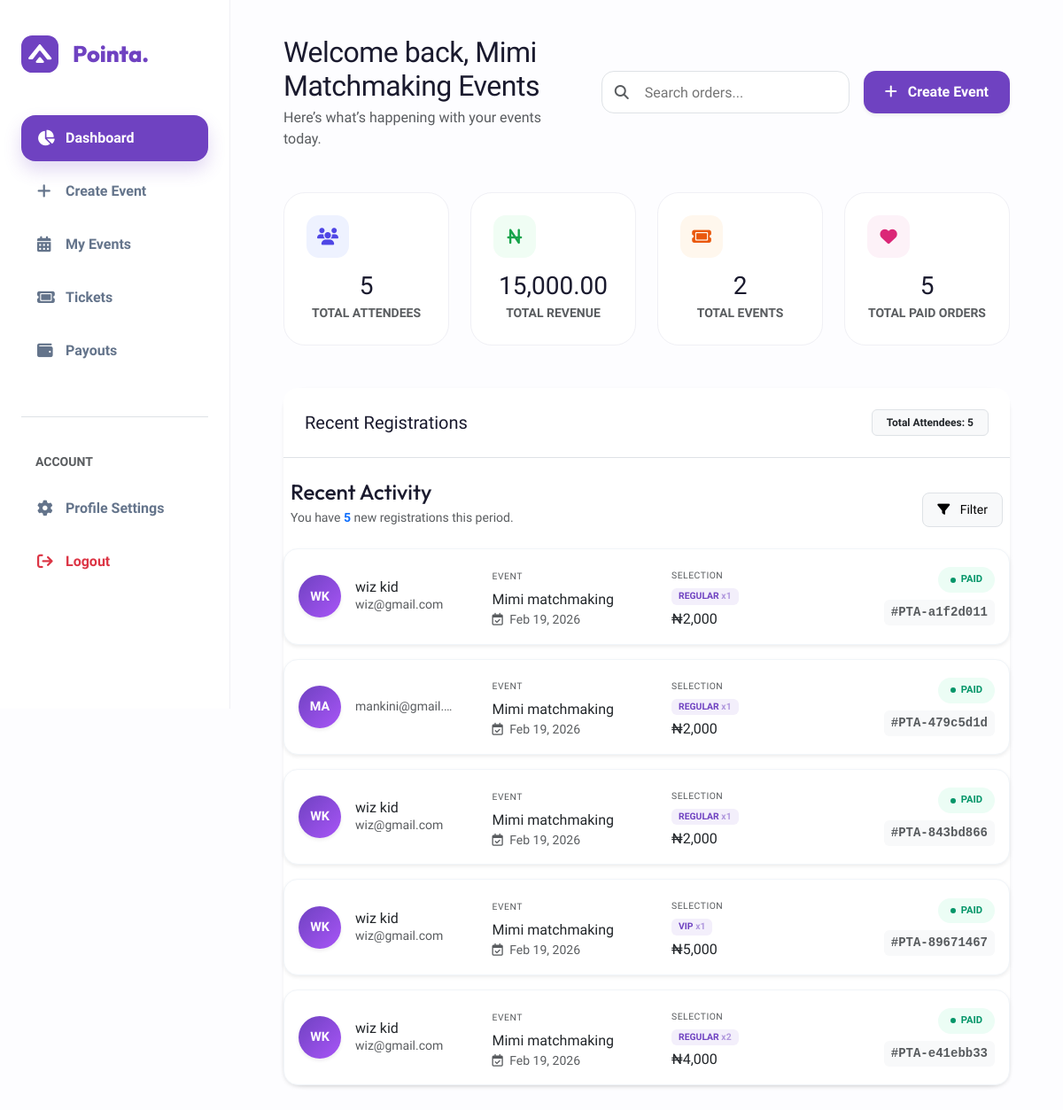
Page /organizer/dashboard/ (signed in) on the earlier database version.
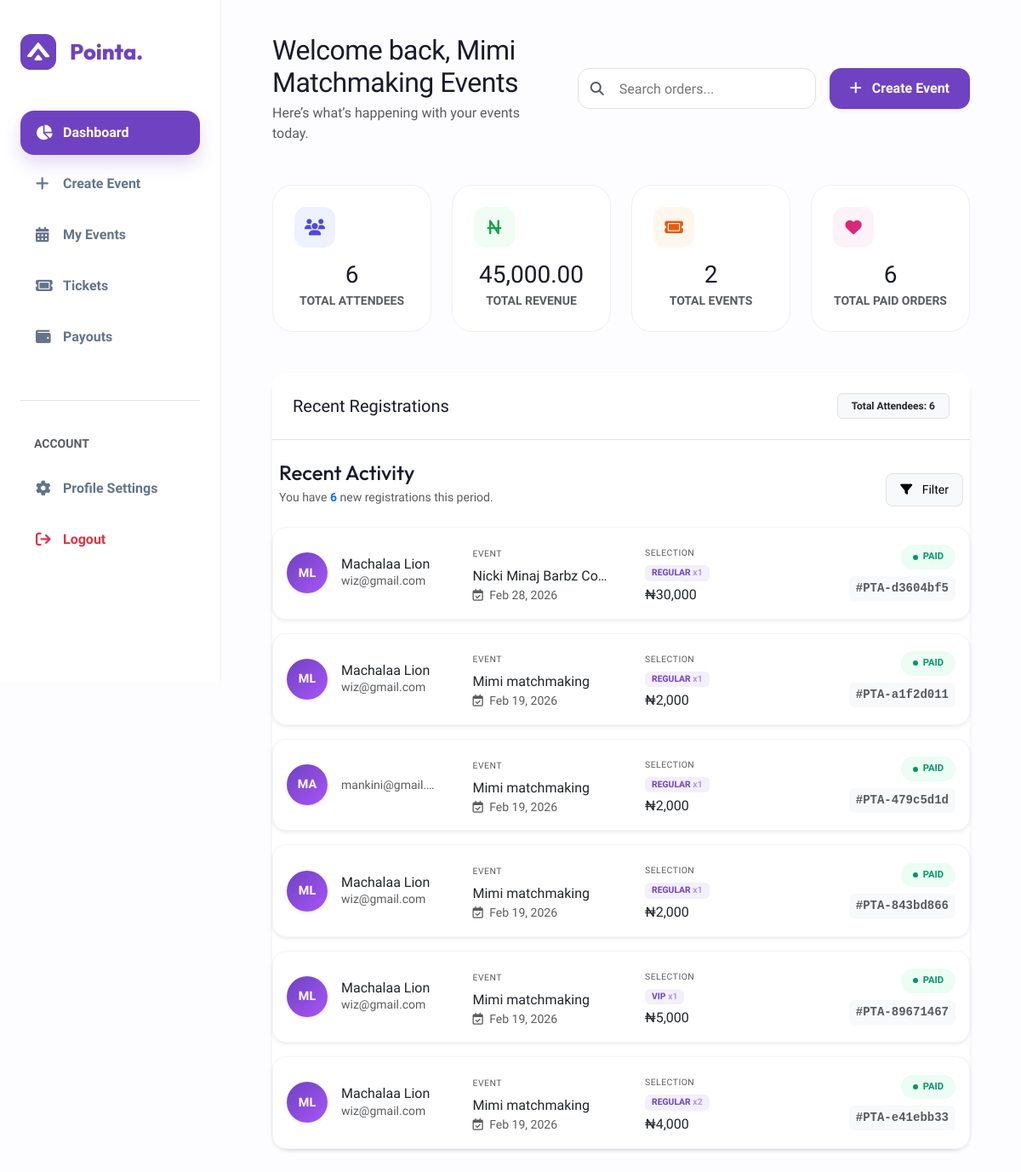
Same page on the later database version.
### events/models.py (models this page shows, shortened)
class Organizer(models.Model):
    user = models.OneToOneField(
        User,
        on_delete=models.CASCADE,
        related_name="organizer"
    )
    organization_name = models.CharField(max_length=150)
    email = models.EmailField(blank=True)
    phone = models.CharField(max_length=20, blank=True)
    bio = models.TextField(blank=True)
    verified = models.BooleanField(default=False)
    joined_at = models.DateTimeField(auto_now_add=True)

class Order(models.Model):
    user = models.ForeignKey(User, on_delete=models.CASCADE)
    event = models.ForeignKey(Event, on_delete=models.CASCADE)
    total_amount = models.DecimalField(max_digits=10, decimal_places=2)
    reference = models.CharField(max_length=100, unique=True)
    STATUS_CHOICES = [
        ("pending", "Pending"),
        ("paid", "Paid"),
        ("failed", "Failed"),
    ]
    status = models.CharField(
        max_length=10,
        choices=STATUS_CHOICES,
        default="pending"
    )
    created_at = models.DateTimeField(auto_now_add=True)

class Event(models.Model):
    organizer = models.ForeignKey(
        Organizer,
        on_delete=models.CASCADE,
        related_name="events"
    )
    category = models.ForeignKey(
        Category,
        on_delete=models.SET_NULL,
        null=True,
        related_name="events"
    )
    title = models.CharField(max_length=200)
    description = models.TextField(blank=True)
    date = models.DateField()
    start_time = models.TimeField(default=datetime.time(9, 0))  # 09:00 AM
    end_time = models.TimeField(default=datetime.time(17, 0))  # 05:00 PM
    venue = models.CharField(max_length=255, blank=True)
    STATE_CHOICES = [
        ("lagos", "Lagos"),
        ("abuja", "Abuja (FCT)"),
    ]
    state = models.CharField(
        max_length=20,
        choices=STATE_CHOICES
    )
    city = models.CharField(max_length=100, blank=True)
    image = models.ImageField(
        upload_to="events/",
        blank=True,
        null=True
    )
    STATUS_CHOICES = [
        ("active", "Active"),
        ("cancelled", "Cancelled"),
        ("completed", "Completed"),
    ]
    status = models.CharField(
        max_length=10,
        choices=STATUS_CHOICES,
        default="active"
    )
    EVENT_TYPE_CHOICES = [
    ("physical", "Physical Event"),
    ("online", "Online Event"),
    ("hybrid", "Hybrid Event"),
    ]
    event_type = models.CharField(
        max_length=10,
        choices=EVENT_TYPE_CHOICES,
        default="physical"
    )
    created_at = models.DateTimeField(auto_now_add=True)
    class Meta:
        ordering = ["-created_at"]

class OrderItem(models.Model):
    order = models.ForeignKey(
        Order,
        on_delete=models.CASCADE,
        related_name="items"
    )
    ticket = models.ForeignKey(Ticket, on_delete=models.CASCADE)
    quantity = models.PositiveIntegerField()

class Ticket(models.Model):
    event = models.ForeignKey(
        Event,
        on_delete=models.CASCADE,
        related_name="tickets"
    )
    name = models.CharField(max_length=50)
    price = models.DecimalField(max_digits=10, decimal_places=2)
    quantity_available = models.PositiveIntegerField()

### events/views.py (the view)
# urls.py: path('organizer/dashboard/', views.org_dashboard, name='org_dashboard'),
@login_required(login_url='organizer_login')
def org_dashboard(request):
    try:
        org = request.user.organizer
    except Organizer.DoesNotExist:
        return redirect('organizer_login')  # redirect if user is not an organizer
    events = Event.objects.filter(organizer=org)
    orders = Order.objects.filter(event__in=events).order_by('-created_at')  # latest first
    total_events = events.count()
    total_attendees = orders.count()
    total_revenue = sum(order.total_amount for order in orders if order.status == 'paid')
    total_paid_orders = Order.objects.filter(
        event__in=events,
        status="paid"
    ).count()
    context = {
        'organizer': org,
        'events': events,
        'orders': orders,
        'total_events': total_events,
        'total_attendees': total_attendees,
        'total_revenue': total_revenue,
        'total_paid_orders': total_paid_orders,
    }
    return render(request, 'events/org_dashboard.html', context)

### events/templates/events/org_dashboard.html (shortened to what this page needs)
{%load humanize%}
<!DOCTYPE html>
<html lang="en">
<head>
    <link href="https://cdn.jsdelivr.net/npm/bootstrap@5.3.0/dist/css/bootstrap.min.css" rel="stylesheet">
    <link rel="stylesheet" href="https://cdnjs.cloudflare.com/ajax/libs/font-awesome/6.4.0/css/all.min.css">
</head>
<body>
    <aside class="sidebar">
        <div class="d-flex align-items-center gap-3 mb-5">
            <span style="font-family: 'Outfit'; font-weight: 800; font-size: 1.6rem; color: var(--pointa-purple);">Pointa.</span>
        </div>
        <nav>
            <a href="{%url 'org_dashboard'%}" class="nav-link {% if request.resolver_match.url_name == 'org_dashboard' %}active{% endif %}"><i class="fa-solid fa-chart-pie"></i> Dashboard</a>
            <a href="{%url 'create_event'%}" class="nav-link {% if request.resolver_match.url_name == 'create_event' %}active{% endif %}"><i class="fa-solid fa-plus"></i> Create Event </a>
            <a href="{%url 'my_events'%}" class="nav-link {% if request.resolver_match.url_name == 'my_events' %}active{% endif %}"><i class="fa-solid fa-calendar-days"></i> My Events</a>
            <a href="{%url 'organizer_tickets'%}" class="nav-link {% if request.resolver_match.url_name == 'organizer_tickets' %}active{% endif %}"><i class="fa-solid fa-ticket"></i> Tickets</a>
            <a href="{%url 'payout'%}" class="nav-link {% if request.resolver_match.url_name == 'payout' %}active{% endif %}"><i class="fa-solid fa-wallet"></i> Payouts</a>
            <div class="mt-5 pt-4 border-top">
                <p class="small fw-bold text-uppercase text-muted px-3 mt-3">Account</p>
                <a href="{% url 'organizer_profile' %}" class="nav-link {% if request.resolver_match.url_name == 'organizer_profile' %}active{% endif %}"><i class="fa-solid fa-gear"></i> Profile Settings</a>
                <a href="{%url 'organizer_logout'%}" class="nav-link text-danger"><i class="fa-solid fa-arrow-right-from-bracket"></i> Logout</a>
            </div>
        </nav>
    </aside>
    <main class="main-content">
        {%block content%}
        <header class="d-flex flex-column flex-md-row justify-content-between align-items-md-center mb-5 gap-4">
            <div class="flex-grow-1">
                <h2 class="fw-800 mb-1" style="letter-spacing: -0.5px;">Welcome back, {{organizer.organization_name}}</h2>
                <p class="text-muted mb-0">Here’s what’s happening with your events today.</p>
            </div>
            <div class="d-flex flex-column flex-sm-row gap-3 align-items-stretch align-items-md-center">
                <div class="position-relative" style="min-width: 280px;">
                    <i class="fa-solid fa-magnifying-glass position-absolute text-muted" style="left: 15px; top: 50%; transform: translateY(-50%);"></i>
                    <input type="text" class="search-bar border ps-5" placeholder="Search orders..." style="height: 48px; background: #fff;">
                </div>
                <a href="{% url 'create_event' %}"
                class="btn btn-create shadow-sm px-4"
                style="height: 48px;">
                 <i class="fa-solid fa-plus me-2"></i> Create Event
             </a>
            </div>
        </header>
        <div class="row g-4 mb-5">
            <div class="col-6 col-xl-3 col-md-6">
                <div class="stat-card">
                    <div class="icon-square text-center" style="background: #eef2ff; color: #4f46e5;"><i class="fa-solid fa-users text-center"></i></div>
                    <h3 class="fw-800 mb-1 text-center">{{total_attendees}}</h3>
                    <p class="text-muted small fw-bold mb-0 text-center">TOTAL ATTENDEES</p>
                </div>
            </div>
            <div class="col-6 col-xl-3 col-md-6">
                <div class="stat-card">
                    <div class="icon-square text-center" style="background: #f0fdf4; color: #16a34a;"><i class="fa-solid fa-naira-sign"></i></div>
                    <h3 class="fw-800 mb-1 text-center">{{total_revenue|intcomma}}</h3>
                    <p class="text-muted small fw-bold mb-0 text-center">TOTAL REVENUE</p>
                </div>
            </div>
            <div class="col-6 col-xl-3 col-md-6">
                <div class="stat-card">
                    <div class="icon-square text-center" style="background: #fff7ed; color: #ea580c;"><i class="fa-solid fa-ticket"></i></div>
                    <h3 class="fw-800 mb-1 text-center">{{total_events}}</h3>
                    <p class="text-muted small fw-bold mb-0 text-center">TOTAL EVENTS</p>
                </div>
            </div>
            <div class="col-6 col-xl-3 col-md-6">
                <div class="stat-card">
                    <div class="icon-square text-center" style="background: #fdf2f8; color: #db2777;"><i class="fa-solid fa-heart"></i></div>
                    <h3 class="fw-800 mb-1 text-center">{{total_paid_orders}}</h3>
                    <p class="text-muted small fw-bold mb-0 text-center">TOTAL PAID ORDERS</p>
                </div>
            </div>
        </div>
        <div class="custom-table shadow-sm border-0">
            <div class="p-4 d-flex justify-content-between align-items-center bg-white border-bottom rounded-top-4">
                <h5 class="fw-800 mb-0">Recent Registrations</h5>
                <span class="badge bg-light text-dark border px-3 py-2">
                    Total Attendees: {{ total_attendees|intcomma }}
                </span>
            </div>
            <div class="registration-container mt-4">
                <div class="d-flex justify-content-between align-items-end mb-4 px-2">
                    <div>
                        <h4 class="fw-800 mb-1" style="font-family: 'Outfit';">Recent Activity</h4>
                        <p class="text-muted small mb-0">You have <span class="text-primary fw-bold">{{ orders.count }}</span> new registrations this period.</p>
                    </div>
                    <div class="dropdown">
                        <button class="btn btn-light btn-sm border fw-700 px-3 py-2 rounded-3" type="button" data-bs-toggle="dropdown">
                            <i class="fa-solid fa-filter me-2"></i> Filter
                        </button>
                    </div>
                </div>
                <div class="reg-list-wrapper">
                    {% for order in orders %}
                    <div class="reg-card mb-3 p-3 bg-white shadow-sm border rounded-4 transition-hover">
                        <div class="row align-items-center">
                            <div class="col-lg-3 col-md-6 mb-3 mb-lg-0">
                                <div class="d-flex align-items-center gap-3">
                                    <div class="avatar-box rounded-circle d-flex align-items-center justify-content-center text-white fw-bold shadow-sm"
                                    style="width: 48px; height: 48px; background: linear-gradient(135deg, #6f42c1, #a855f7); font-size: 0.9rem;">
                                   {% if order.user.first_name or order.user.last_name %}
                                       {{ order.user.first_name|slice:":1"|upper }}{{ order.user.last_name|slice:":1"|upper }}
                                   {% elif order.user.username %}
                                       {{ order.user.username|slice:":2"|upper }}
                                   {% else %}
                                       <i class="fa-solid fa-user"></i>
                                   {% endif %}
                               </div>
                                    <div class="overflow-hidden">
                                        <h6 class="fw-800 mb-0 text-dark text-truncate">{{ order.user.get_full_name }}</h6>
                                        <span class="small text-muted d-block text-truncate">{{ order.user.email }}</span>
                                    </div>
                                </div>
                            </div>
                            <div class="col-lg-3 col-md-6 mb-3 mb-lg-0">
                                <div class="ps-lg-3">
                                    <span class="x-small text-uppercase fw-800 text-muted ls-1">Event</span>
                                    <div class="fw-700 text-dark text-truncate mt-1">{{ order.event.title }}</div>
                                    <div class="small text-muted"><i class="fa-regular fa-calendar-check me-1"></i> {{ order.event.date|date:"M d, Y" }}</div>
                                </div>
                            </div>
                            <div class="col-lg-3 col-md-6 mb-3 mb-lg-0">
                                <div class="ps-lg-3">
                                    <span class="x-small text-uppercase fw-800 text-muted ls-1">Selection</span>
                                    <div class="mt-1 d-flex flex-wrap gap-1">
                                        {% for item in order.items.all %}
                                            <span class="badge bg-soft-purple text-purple border-0 px-2 py-1" style="font-size: 0.65rem;">
                                                {{ item.ticket.name|upper }} <span class="opacity-50">x{{ item.quantity }}</span>
                                            </span>
                                        {% endfor %}
                                    </div>
                                    <div class="fw-800 text-dark mt-1">₦{{ order.total_amount|floatformat:0|intcomma }}</div>
                                </div>
                            </div>
                            <div class="col-lg-3 col-md-6 text-lg-end">
                                <div class="d-flex flex-row flex-lg-column justify-content-between align-items-center align-items-lg-end gap-2">
                                    {% if order.status == 'paid' %}
                                        <span class="status-pill status-paid">
                                            <span class="pulse-dot"></span> PAID
                                        </span>
                                    {% else %}
                                        <span class="status-pill status-pending">
                                            <span class="pulse-dot-pending"></span> PENDING
                                        </span>
                                    {% endif %}
                                    <code class="small fw-bold text-muted bg-light px-2 py-1 rounded">#PTA-{{ order.reference|slice:":8" }}</code>
                                </div>
                            </div>
                        </div>
                    </div>
                    {% empty %}
                    <div class="text-center py-5 bg-white rounded-4 border">
                        <img src="https://illustrations.popsy.co/purple/searching.svg" style="height: 150px;" class="mb-3">
                        <h5 class="fw-800">No registrations found</h5>
                        <p class="text-muted small">When users register for your event, they will appear here.</p>
                    </div>
                    {% endfor %}
                </div>
            </div>
        </div>
        {%endblock content%}
    </main>
</body>
</html>

Differences in the rows shown:
added Order: user.first_name "M", user.last_name "L", user.get_full_name "Machalaa Lion", user.email "wiz@gmail.com", event "Nicki Minaj Barbz Co…", event "Feb 28, 2026", total_amount "30,000", status "paid" (drawn), reference "d3604bf5"
added OrderItem: ticket.name "REGULAR", quantity "1", shown under "M"
changed through a linked row, Order (number 2 of 6 on the later page): user.first_name "W" → "M"; user.last_name "K" → "L"; user.get_full_name "wiz kid" → "Machalaa Lion"
changed through a linked row, Order "843bd866": user.first_name "W" → "M"; user.last_name "K" → "L"; user.get_full_name "wiz kid" → "Machalaa Lion"
changed through a linked row, Order (number 5 of 6 on the later page): user.first_name "W" → "M"; user.last_name "K" → "L"; user.get_full_name "wiz kid" → "Machalaa Lion"
changed through a linked row, Order "e41ebb33": user.first_name "W" → "M"; user.last_name "K" → "L"; user.get_full_name "wiz kid" → "Machalaa Lion"
Other differences:
{{ total_attendees }}: "5" → "6"
{{ total_revenue|intcomma }}: "15,000.00" → "45,000.00"
{{ total_paid_orders }}: "5" → "6"
{{ total_attendees|intcomma }}: "5" → "6"
{{ orders.count }}: "5" → "6"
